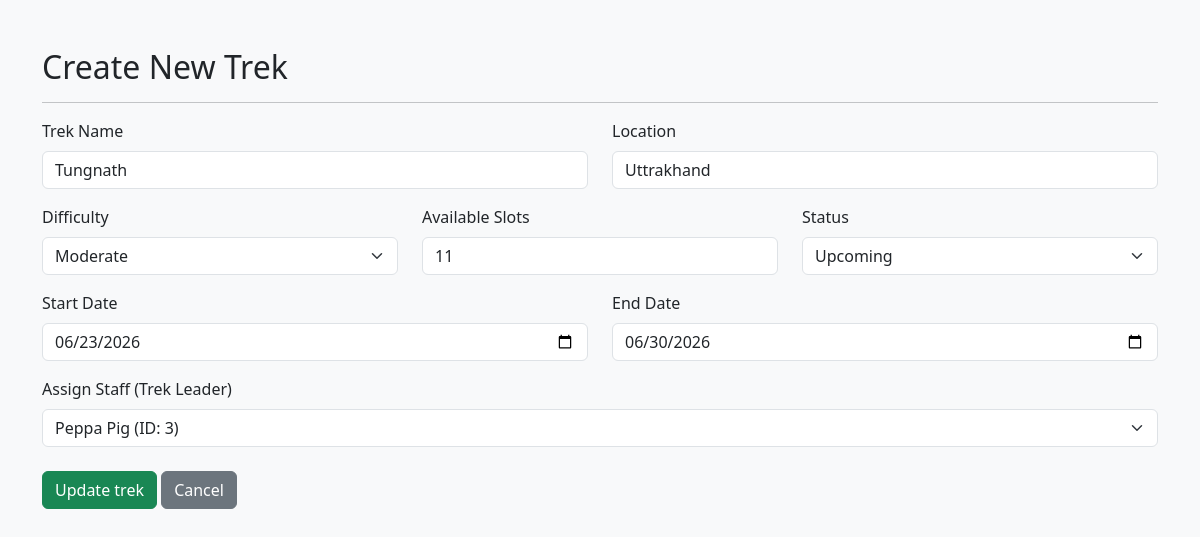
Before: /admin/trek/create/1 (signed in) with the older database file.
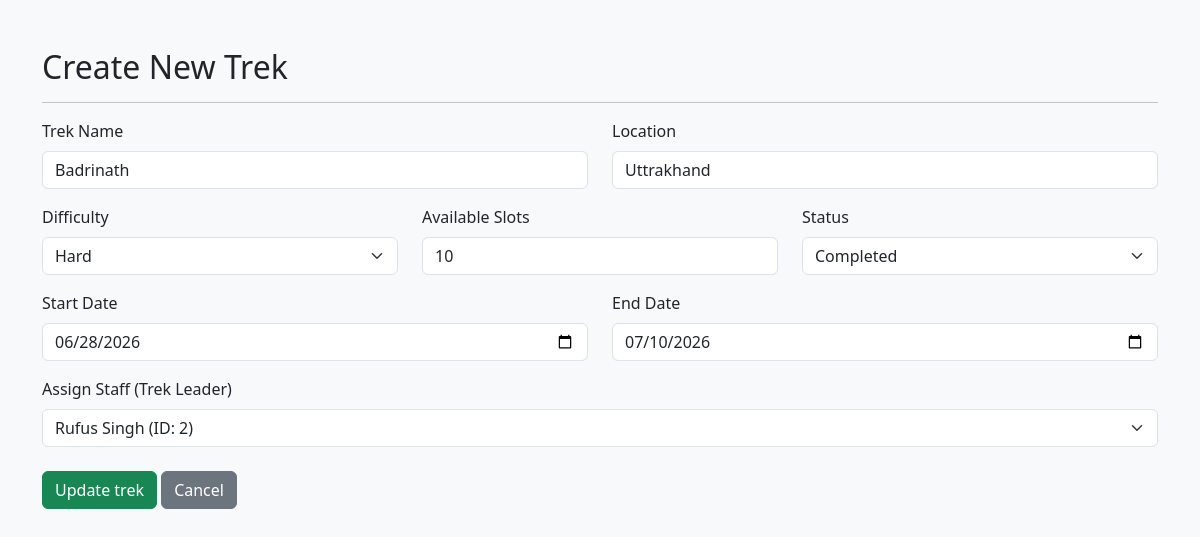
After: the same page with the newer database file.
### app/models.py (models this page shows)
class Trek(db.Model):
    __tablename__ = "treks"
    id = db.Column(db.Integer, primary_key=True)
    trek_name = db.Column(db.String(200), nullable=False)
    assigned_staff_id = db.Column(db.Integer, db.ForeignKey('users.id'), nullable=False)
    location = db.Column(db.String(100), nullable=False)
    difficulty = db.Column(db.String(50), nullable=False)
    duration = db.Column(db.Integer, nullable=False)
    available_slots = db.Column(db.Integer, nullable=False)
    status = db.Column(db.String(30), nullable=False)
    start_date = db.Column(db.DateTime, nullable=False)
    end_date = db.Column(db.DateTime, nullable=False)
    bookings = db.relationship('Booking', backref='trek', lazy=True, cascade='all, delete-orphan')
    assigned_staff = db.relationship('User', foreign_keys=[assigned_staff_id])

class User(db.Model):
    __tablename__ = "users"
    id = db.Column(db.Integer, primary_key=True)
    username = db.Column(db.String(80), unique=True, nullable=False)
    password_hash = db.Column(db.String(256), nullable=False)
    name = db.Column(db.String(8>0), nullable=False)
    role = db.Column(db.String(20), nullable=False)
    is_blacklisted = db.Column(db.Boolean, default=False)
    staff_profile = db.relationship('StaffProfile', backref='user', uselist=False, cascade='all, delete-orphan') # userlist =False strictly enforces a 1-to-1 relatiosnhip b/w users and staff_profiles table
    bookings = db.relationship('Booking', backref='trekker', lazy=True) # lazy=True Parameter is used tell SQLAlchemy that until i specifically state a python code like user.bookings do not run SQL Query

### app/routes/admin.py (the view, shortened to what this page needs)
@admin_bp.route('/trek/create/<int:trek_id>', methods=['GET', 'POST'])
def edit_trek(trek_id):
    trek_to_edit = models.Trek.query.get_or_404(trek_id)
    available_staff = models.User.query.filter_by(role='Staff', is_blacklisted=False).all()
    return render_template('admin/trek/create_trek.html', trek=trek_to_edit, staff_members=available_staff)

### app/routes/admin.py (called while the page is built)
@admin_bp.before_request
def admin_access():
    if 'user_id' not in session:
        flash("Access denied. Please login first")
        return redirect(url_for('auth.login'))
    if session.get('role') != 'Admin':
        flash("Not an Administrator")
        return redirect(url_for('auth.login'))

### app/templates/admin/trek/create_trek.html (shortened to what this page needs)
{% extends "base.html" %}
{% block content %}
    <h2>Create New Trek</h2>
    <hr>
    <form action="{{ url_for('admin.edit_trek', trek_id=trek.id) if trek else url_for('admin.create_trek') }}" method="POST">
        <div class="row mb-3">
            <div class="col-md-6">
                <label class="form-label">Trek Name</label>
                <input type="text" name="trek_name" class="form-control" value="{{ trek.trek_name if trek else '' }}" required>
            </div>
            <div class="col-md-6">
                <label class="form-label">Location</label>
                <input type="text" name="location" class="form-control" value="{{ trek.location if trek else '' }}" required>
            </div>
        </div>
        <div class="row mb-3">
            <div class="col-md-4">
                <label class="form-label">Difficulty</label>
                <select name="difficulty" class="form-select" required>
                    <option value="Moderate" {% if trek and trek.difficulty == 'Moderate' %} selected {% endif %}>Moderate</option>
                    <option value="Hard" {% if trek and trek.difficulty == 'Hard' %} selected {% endif %}>Hard</option>
                </select>
            </div>
            <div class="col-md-4">
                <label class="form-label">Available Slots</label>
                <input type="number" name="available_slots" class="form-control" min="1" value="{{ trek.available_slots if trek else '' }}" required>
            </div>
            <div class="col-md-4">
                <label class="form-label">Status</label>
                <select name="status" class="form-select" required>
                    <option value="Upcoming" {% if trek and trek.status == 'Upcoming' %} selected {% endif %}>Upcoming</option>
                    <option value="Completed" {% if trek and trek.status == 'Completed' %} selected {% endif %}>Completed</option>
                </select>
            </div>
        </div>
        <div class="row mb-3">
            <div class="col-md-6">
                <label class="form-label">Start Date</label>
                <input type="date" name="start_date" class="form-control" value="{{ trek.start_date.strftime('%Y-%m-%d') if trek else '' }}" required>
            </div>
            <div class="col-md-6">
                <label class="form-label">End Date</label>
                <input type="date" name="end_date" class="form-control" value="{{ trek.end_date.strftime('%Y-%m-%d') if trek else '' }}" required>
            </div>
        </div>
        <div class="row mb-4">
            <div class="col-md-12">
                <label class="form-label">Assign Staff (Trek Leader)</label>
                <select name="assigned_staff_id" class="form-select" required>
                    {% for staff in staff_members %}
                        <option value="{{ staff.id }}" {% if trek and trek.assigned_staff_id == staff.id %} selected {% endif %}>{{ staff.name }} (ID: {{ staff.id }})</option>
                    {% endfor %}
                </select>
            </div>
        </div>
        <button type="submit" class="btn btn-success">{{ 'Update trek' if trek else 'Create Trek' }}</button>
        <a href="{{ url_for('admin.manage_treks') }}" class="btn btn-secondary">Cancel</a>
    </form>
{% endblock %}

Changed rows visible on the page:
changed Trek "Uttrakhand": trek_name "Tungnath" → "Badrinath"; difficulty "Moderate" → "Hard"; available_slots "11" → "10"; status "Upcoming" → "Completed"; start_date "06/23/2026" → "06/28/2026"; end_date "06/30/2026" → "07/10/2026"; assigned_staff_id "Peppa Pig (ID: 3)" → "Rufus Singh (ID: 2)"
